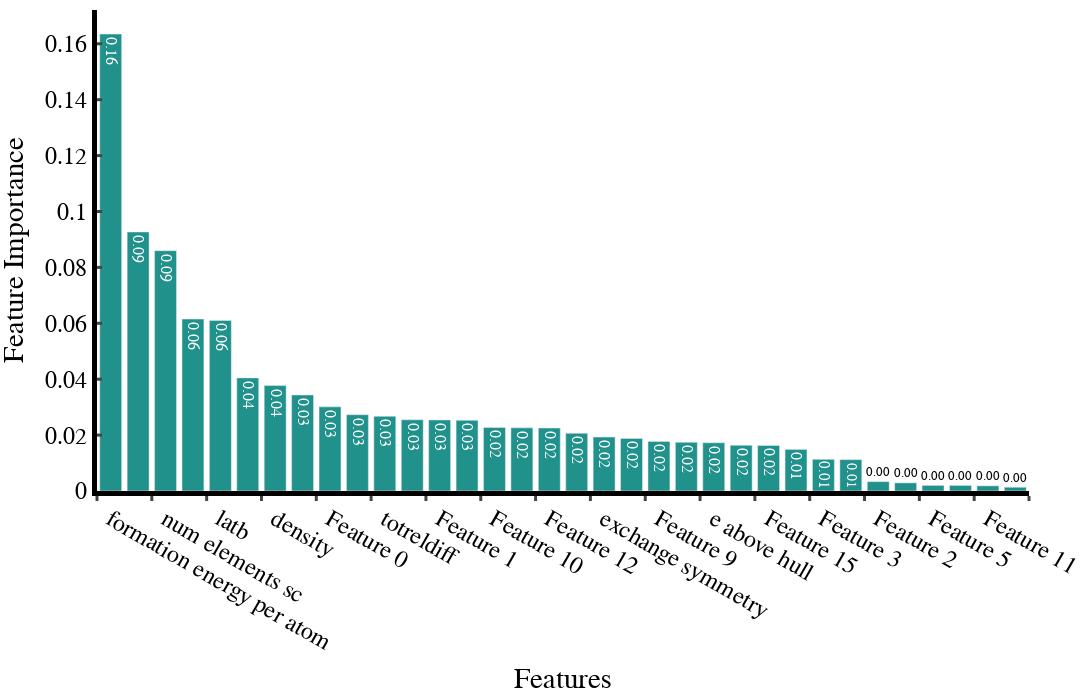

Notebook code cell kept with this figure:
### Code cell
allFeat_SupMat.plot_feature_importance(best_model_allFeat_SupMat.feature_importances_, show=True, width=1500, height=700, save_image=True)

### Figure 1 — Plotly figure (JSON) as saved in the notebook; plotly's stock layout.template omitted (floating-point values rounded to 4 significant figures)
{"data": [{"marker": {"color": "rgb(33, 145, 140)"}, "text": ["0.16", "0.09", "0.09", "0.06", "0.06", "0.04", "0.04", "0.03", "0.03", "0.03", "0.03", "0.03", "0.03", "0.03", "0.02", "0.02", "0.02", "0.02", "0.02", "0.02", "0.02", "0.02", "0.02", "0.02", "0.02", "0.01", "0.01", "0.01", "0.00", "0.00", "0.00", "0.00", "0.00", "0.00"], "textposition": "auto", "type": "bar", "x": ["formation energy per atom", "latc", "num elements sc", "efermi", "latb", "average atomic weight", "density", "Feature 6", "Feature 0", "Feature 16", "totreldiff", "Feature 4", "Feature 1", "final energy per atom", "Feature 10", "lata", "Feature 12", "Feature 7", "exchange symmetry", "Feature 13", "Feature 9", "true total magnetization", "e above hull", "cell volume", "Feature 15", "final energy", "Feature 3", "nsites", "Feature 2", "Feature 8", "Feature 5", "Feature 17", "Feature 11", "Feature 14"], "y": [0.1635, 0.09266, 0.08599, 0.06152, 0.06102, 0.04047, 0.03771, 0.03435, 0.0301, 0.0273, 0.02671, 0.02548, 0.02543, 0.02528, 0.02272, 0.02259, 0.02253, 0.02065, 0.01928, 0.0188, 0.01774, 0.0174, 0.01727, 0.01634, 0.01629, 0.01488, 0.01134, 0.01122, 0.003347, 0.002913, 0.002004, 0.001995, 0.001846, 0.001345]}], "layout": {"barmode": "group", "font": {"color": "black", "family": "Helvetica", "size": 24}, "height": 700, "margin": {"b": 10, "l": 10, "r": 10, "t": 10}, "paper_bgcolor": "white", "plot_bgcolor": "white", "showlegend": false, "width": 1500, "xaxis": {"linecolor": "black", "linewidth": 5, "showline": true, "ticklen": 5, "ticks": "outside", "tickson": "boundaries", "tickwidth": 3, "title": {"text": "Features"}}, "yaxis": {"linecolor": "black", "linewidth": 5, "showline": true, "ticklen": 5, "ticks": "inside", "tickwidth": 3, "title": {"text": "Feature Importance"}}}}
